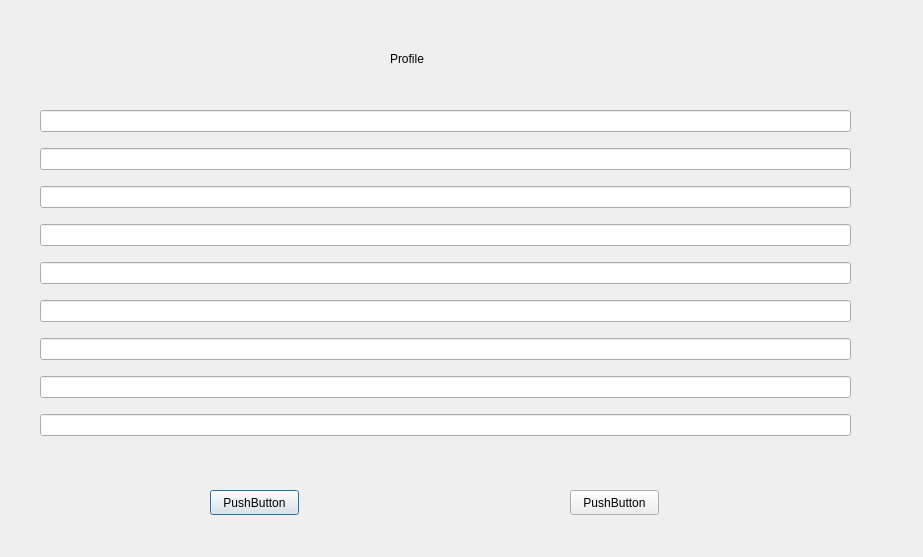
<?xml version="1.0" encoding="UTF-8"?>
<ui version="4.0">
 <class>profile</class>
 <widget class="QDialog" name="profile">
  <property name="geometry">
   <rect>
    <x>0</x>
    <y>0</y>
    <width>923</width>
    <height>557</height>
   </rect>
  </property>
  <property name="windowTitle">
   <string>Dialog</string>
  </property>
  <widget class="QWidget" name="verticalLayoutWidget">
   <property name="geometry">
    <rect>
     <x>40</x>
     <y>100</y>
     <width>811</width>
     <height>351</height>
    </rect>
   </property>
   <layout class="QVBoxLayout" name="verticalLayout">
    <item>
     <widget class="QLineEdit" name="lineEdit"/>
    </item>
    <item>
     <widget class="QLineEdit" name="lineEdit_4"/>
    </item>
    <item>
     <widget class="QLineEdit" name="lineEdit_7"/>
    </item>
    <item>
     <widget class="QLineEdit" name="lineEdit_8"/>
    </item>
    <item>
     <widget class="QLineEdit" name="lineEdit_9"/>
    </item>
    <item>
     <widget class="QLineEdit" name="lineEdit_6"/>
    </item>
    <item>
     <widget class="QLineEdit" name="lineEdit_5"/>
    </item>
    <item>
     <widget class="QLineEdit" name="lineEdit_3"/>
    </item>
    <item>
     <widget class="QLineEdit" name="lineEdit_2"/>
    </item>
   </layout>
  </widget>
  <widget class="QPushButton" name="pushButton">
   <property name="geometry">
    <rect>
     <x>210</x>
     <y>490</y>
     <width>89</width>
     <height>25</height>
    </rect>
   </property>
   <property name="text">
    <string>PushButton</string>
   </property>
  </widget>
  <widget class="QPushButton" name="pushButton_2">
   <property name="geometry">
    <rect>
     <x>570</x>
     <y>490</y>
     <width>89</width>
     <height>25</height>
    </rect>
   </property>
   <property name="text">
    <string>PushButton</string>
   </property>
  </widget>
  <widget class="QLabel" name="label">
   <property name="geometry">
    <rect>
     <x>390</x>
     <y>50</y>
     <width>67</width>
     <height>17</height>
    </rect>
   </property>
   <property name="text">
    <string>Profile</string>
   </property>
  </widget>
 </widget>
 <resources/>
 <connections/>
</ui>
